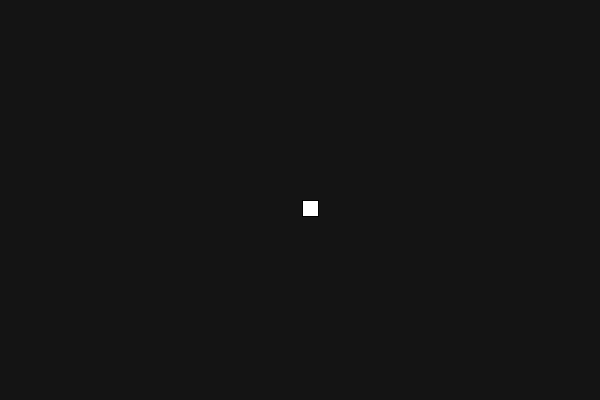
Frame 1 (no input)
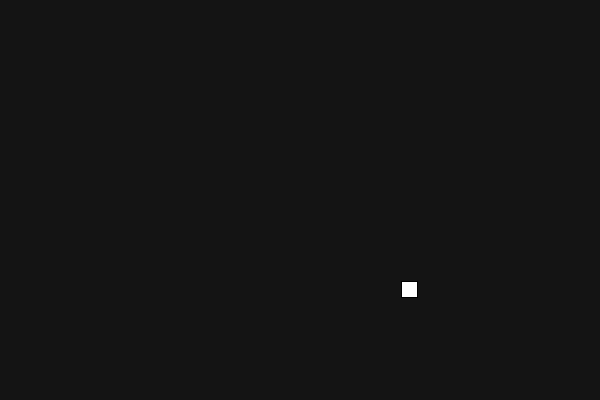
Frame 60 (the mouse pressed at the canvas centre just before this capture)
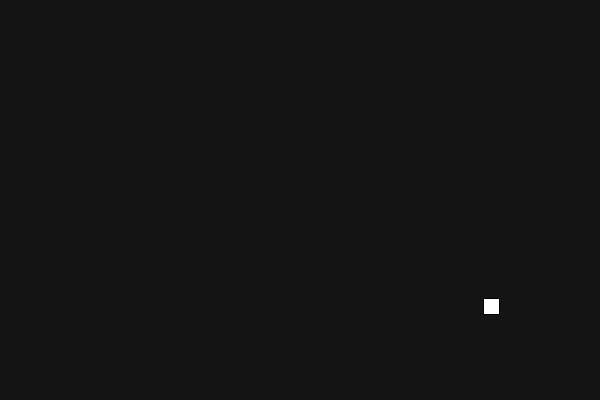
Frame 120 (the mouse held since frame 60 and released just before this capture)

The Processing sketch that drew these frames (run headless with seeded random() and noise(); from frame 60 on, the mouse is pressed at the canvas centre):

// Processing sketch: ddd
// ── ddd.pde
Mover m;

void setup(){
  size(600,400);
  background(20);
  m = new Mover();
}

void draw(){
  background(20);
  m.update();
  m.checkEdges();
  m.display();
}
// ── Mover.pde
class Mover{
  PVector loc;
  PVector vel;
  PVector accel;
  
  Mover(){
    loc = new PVector(width/2, height/2);
    vel = new PVector(2,0);
    accel = new PVector(0, 0.4);
  }
  
  void update(){
    loc.add(vel);
    vel.add(accel);
    vel.limit(10);
  }
  
  void display(){
    fill(255);
    rect(loc.x, loc.y, 16,16);
  }
  
  void checkEdges(){
    if(! (0 < loc.x && loc.x < width)){
      vel.x *= -1;
    }
    if(! (0 < loc.y && loc.y < height)){
      vel.y *= -1;
    }
  }
}
